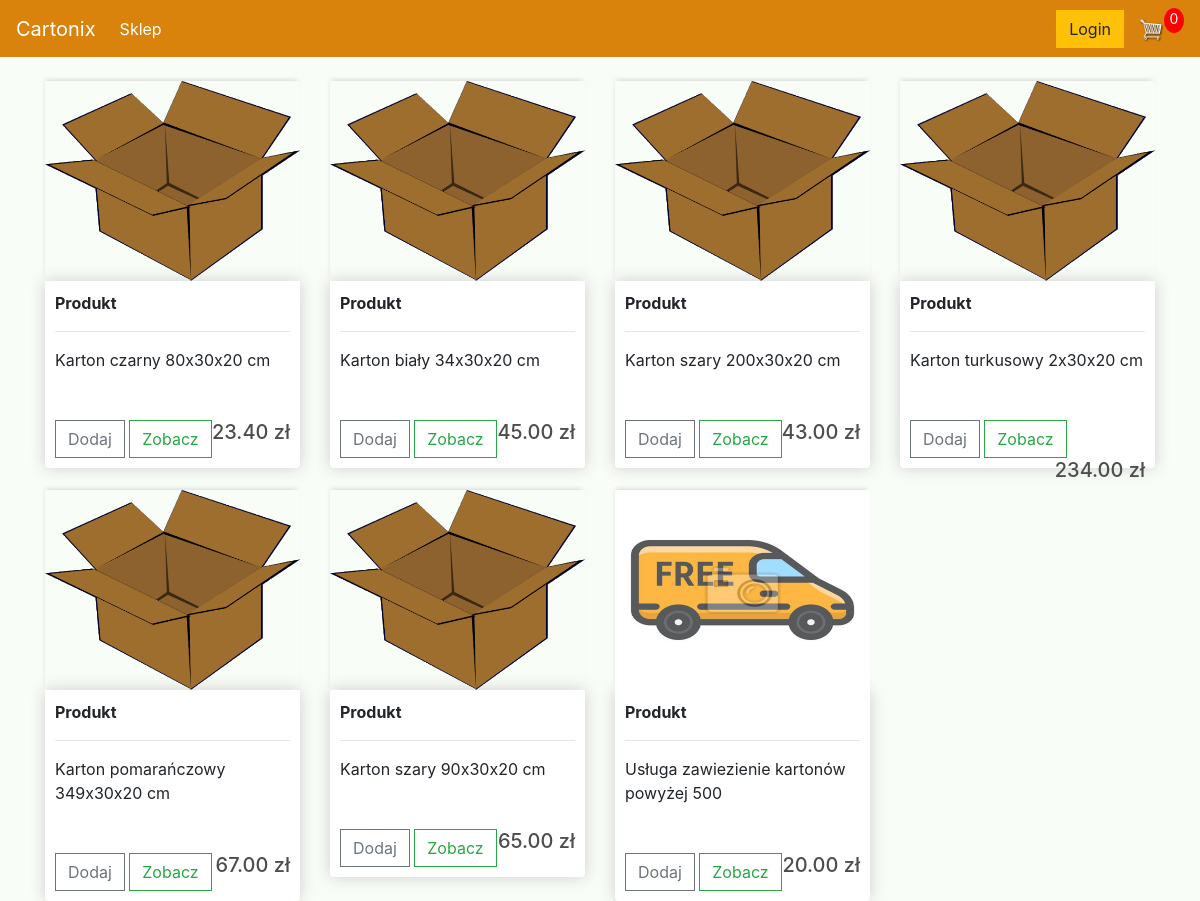
The page / on the database its author committed.
### cartoon_shoop/models.py (models this page shows, shortened)
class Product(models.Model):
    name = models.CharField(max_length=1000, null=True)
    price = models.FloatField()
    digital = models.BooleanField(default=False, null=True)
    image = models.ImageField(null = True)
    @property
    def imageURL(self):
        try:
            url = self.image.url
        except:
            url = ''
        return url

### cartoon_shoop/views.py (the view)
# urls.py: path('', views.store, name="store"),
def store(request):
	products = Product.objects.all()
	context = {'products': products}
	return render(request, 'cartoon_shoop/store.html', context)

### cartoon_shoop/templates/cartoon_shoop/store.html
{% extends 'cartoon_shoop/main.html' %}
{% load static %}
{% block content %}
	<div class="row">
		{% for product in products %}
		<div class="col-lg-3">
			<img class="thumbnail" src="{{product.imageURL}}">
			<div class="box-element product">
				<h9><strong>Produkt</strong></h9>
				<hr>
				<h9>{{product.name}}<br/><br/><br/></h9>
				<button class="btn btn-outline-secondary add-btn">Dodaj</button>
				<a class="btn btn-outline-success" href="#">Zobacz</a>
				<h5 style="display: inline-block;float: right;">{{product.price|floatformat:2}} zł</h5>
			</div>
		</div>
		{% endfor %}
	</div>
{% endblock content %}

### static/css/main.css (style rules this page uses)
body { background-color: hsl(98, 56%, 98%); }
h1,h2,h3,h4,h5,h6 { color:hsl(0, 0%, 30%); }
.box-element { box-shadow:hsl(0, 0%, 80%) 0 0 16px; background-color: #fff; border-radius: 4px; padding: 10px; }
.thumbnail { width: 100%; height: 200px; -webkit-box-shadow: -1px -3px 5px -2px rgba(214,214,214,1); -moz-box-shadow: -1px -3px 5px -2px rgba(214,214,214,1); box-shadow: -1px -3px 5px -2px rgba(214,214,214,1); }
.product { border-radius: 0 0 4px 4px; }
.btn { border-radius: 0; }

### rows shown on the page
Product: imageURL (picture), name "Karton czarny 80x30x20 cm", price "23.40"
Product: imageURL (picture), name "Karton biały 34x30x20 cm", price "45.00"
Product: imageURL (picture), name "Karton szary 200x30x20 cm", price "43.00"
Product: imageURL (picture), name "Karton turkusowy 2x30x20 cm", price "234.00"
Product: imageURL (picture), name "Karton pomarańczowy 349x30x20 cm", price "67.00"
Product: imageURL (picture), name "Karton szary 90x30x20 cm", price "65.00"
Product: imageURL (picture), name "Usługa zawiezienie kartonów powyżej 500", price "20.00"
